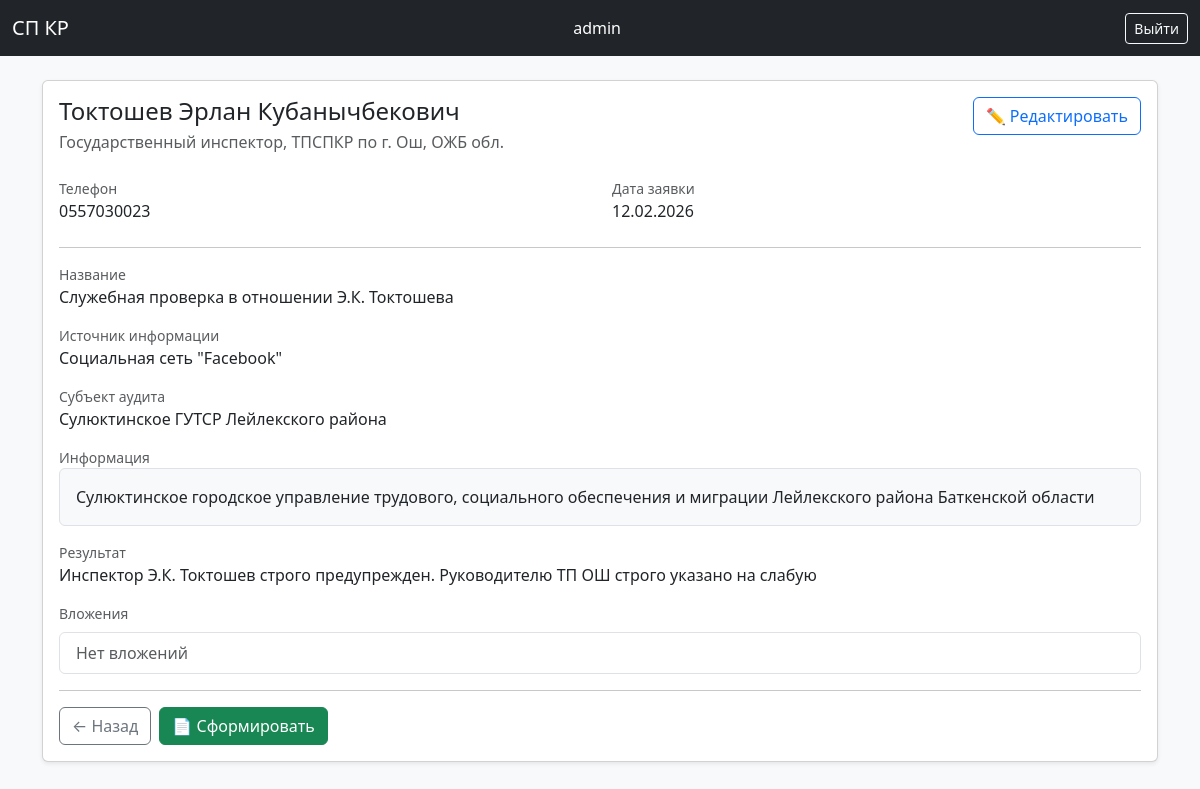
The app's page /employee/2/ (signed in), older data.
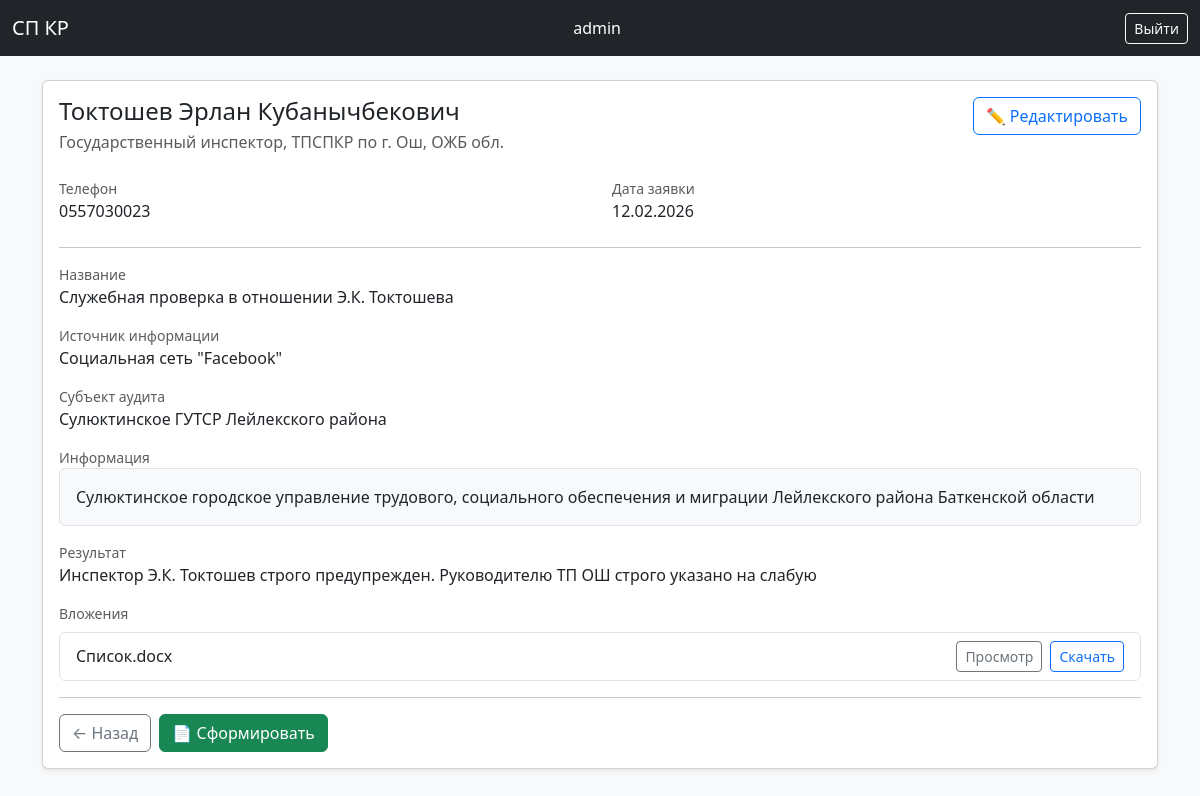
The same page, newer data.
### core/models.py (models this page shows, shortened)
class EmployeeAttachment(models.Model):
    employee = models.ForeignKey(Employee, on_delete=models.CASCADE, related_name="attachments",
        verbose_name="Сотрудник",)
    file = models.FileField("Файл", upload_to="employee_files/%Y/%m/%d/")
    original_name = models.CharField("Имя файла", max_length=255)
    created_at = models.DateTimeField("Дата загрузки", auto_now_add=True)
    class Meta:
        verbose_name = "Вложение"
        verbose_name_plural = "Вложения"
        ordering = ["-created_at"]

### core/views.py (the view)
# urls.py: path("employee/<int:employee_id>/", employee_detail, name="employee_detail"),
@login_required
def employee_detail(request, employee_id):
    employee = get_object_or_404(Employee.objects.prefetch_related("attachments"), id=employee_id)
    return render(request, "core/employee_detail.html", {"employee": employee})

### core/models.py (called while the page is built)
    def __str__(self):
        return self.name

### core/templates/core/employee_detail.html (shortened to what this page needs)
{% extends "base.html" %}
{% block content %}
<div class="card shadow-sm">
    <div class="card-body">
        <div class="d-flex justify-content-between align-items-start mb-4">
            <div>
                <h4 class="mb-1">
                    {{ employee.last_name }} {{ employee.first_name }} {{ employee.middle_name }}
                </h4>
                <div class="text-muted">
                    {{ employee.position|default:"—" }},
                    {{ employee.department|default:"—" }}
                </div>
            </div>
            <a href="{% url 'employee_edit' employee.id %}" class="btn btn-outline-primary">
                ✏️ Редактировать
            </a>
        </div>
        <div class="row mb-3">
            <div class="col-md-6 mb-2">
                <div class="text-muted small">Телефон</div>
                <div>{{ employee.phone_number|default:"—" }}</div>
            </div>
            <div class="col-md-6 mb-2">
                <div class="text-muted small">Дата заявки</div>
                <div>{{ employee.inf_date|date:"d.m.Y"|default:"—" }}</div>
            </div>
        </div>
        <hr>
        <div class="mb-3">
            <div class="text-muted small">Название</div>
            <div>{{ employee.inf_name|default:"—" }}</div>
        </div>
        <div class="mb-3">
            <div class="text-muted small">Источник информации</div>
            <div>{{ employee.inf_source|default:"—" }}</div>
        </div>
        <div class="mb-3">
            <div class="text-muted small">Субъект аудита</div>
            <div>{{ employee.audit_subject|default:"—" }}</div>
        </div>
        <div class="mb-3">
            <div class="text-muted small">Информация</div>
            <div class="border rounded p-3 bg-light">
                {{ employee.inf_text|linebreaksbr|default:"—" }}
            </div>
        </div>
        <div class="mb-3">
            <div class="text-muted small">Результат</div>
            <div>{{ employee.inf_result|default:"—" }}</div>
        </div>
        <div class="mb-3">
            <div class="text-muted small mb-2">Вложения</div>
            <ul class="list-group">
                {% for attachment in employee.attachments.all %}
                <li class="list-group-item d-flex justify-content-between align-items-center">
                    <span>{{ attachment.original_name }}</span>
                    <div class="d-flex gap-2">
                        <a href="{{ attachment.file.url }}" target="_blank" rel="noopener"
                           class="btn btn-sm btn-outline-secondary">Просмотр</a>
                        <a href="{% url 'attachment_download' attachment.id %}"
                           class="btn btn-sm btn-outline-primary">Скачать</a>
                    </div>
                </li>
                {% empty %}
                <li class="list-group-item text-muted">Нет вложений</li>
                {% endfor %}
            </ul>
        </div>
        <hr>
        <div class="d-flex gap-2">
            <a href="{% url 'employee_list' %}" class="btn btn-outline-secondary">
                ← Назад
            </a>
            <a href="{% url 'employee_export_docx' employee.id %}"
               class="btn btn-success">
                📄 Сформировать
            </a>
        </div>
    </div>
</div>
{% endblock %}

Row changes from the older to the newer data that the page shows:
added EmployeeAttachment: original_name "Список.docx"
Text that changed along with them:
text no longer shown: "Нет вложений"
